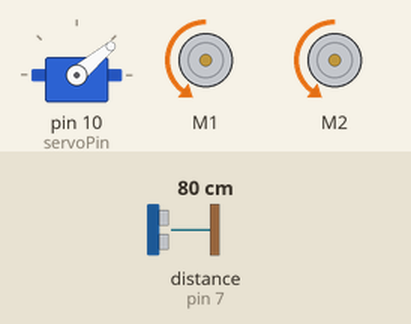
Bench run of a sketch on a simulated Arduino Uno, built with avr-gcc and run on an emulated ATmega328P. Parts: servo, 2 × DC motor (green arrow = forward, orange = backward, longer = faster). Wiring (inferred from the names in the program): ultrasonic range finder: trigger pin 9; echo pin 7. The test bench sets the inputs (shaded band); at power-on: distance to the obstacle (sensor on pin 7) 80 cm. The echo pulse lasts 58.3 µs per cm; what the sketch prints to the serial monitor is not drawn.

Above: at 2.2 s.
2.3 s: distance to the obstacle (sensor on pin 7) set to 39 cm
3.8 s: distance to the obstacle (sensor on pin 7) set to 31 cm
At 4.7 s:
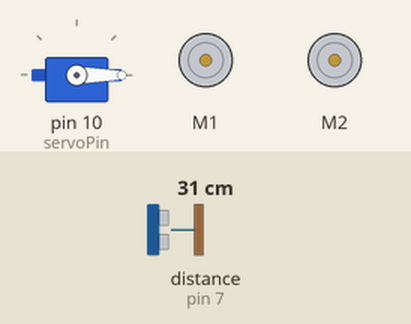
At 6.1 s:
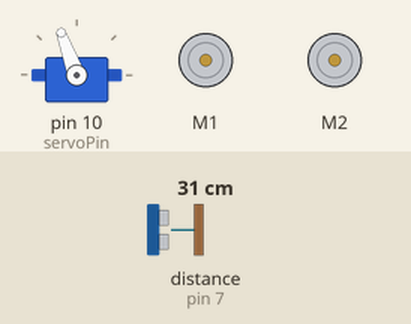
6.8 s: distance to the obstacle (sensor on pin 7) set to 2 cm
At 9.5 s:
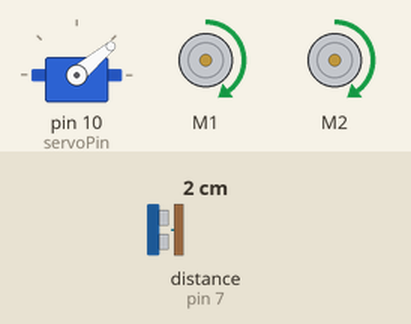
9.8 s: distance to the obstacle (sensor on pin 7) set to 35 cm
12.8 s: distance to the obstacle (sensor on pin 7) set to 4 cm
Timing chart, 0 to 16.8 s (numbered marks = the images above; inputs shaded):
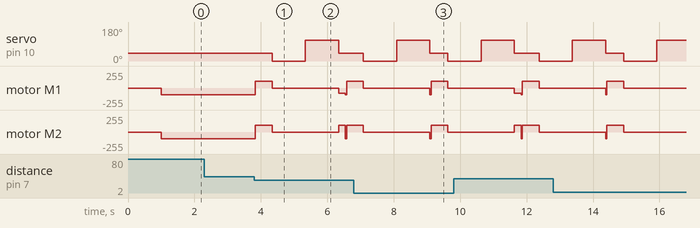

The sketch:

object_avoiding_car.ino
```cpp
/*  object avoiding car
    created by kavindu handapangoda
    2019:03:04

*/

  // including servo motor
#include <Servo.h>
Servo servo1;
int servoPin = 10;

  // including wheel motors
#include <AFMotor.h>
AF_DCMotor motor1(1, MOTOR12_64KHZ);
AF_DCMotor motor2(2, MOTOR12_64KHZ);

   // define pins to ultrasound sensor
#define trig  9
#define echo  7


void setup() {
    // define pins as input and output
 pinMode(trig, OUTPUT);
 pinMode(echo, INPUT);

   // stating data transmission
 Serial.begin(9600);

  // attaching servo to a pin
  servo1.attach(servoPin);
  servo1.write(40);
  delay(1000);

}

void loop() {

      forward();                  // car is running forward

                                 // checking barriers
     delay(40);
    digitalWrite(trig, LOW);
    delayMicroseconds(2);
    digitalWrite(trig, HIGH);
    delayMicroseconds(10);
    digitalWrite(trig, LOW);
    long t=pulseIn(echo, HIGH);
    long cm = (t/2)/29.1;                                   //display distance at serial moniter
    Serial.print(cm);

    if (cm > 35){                        // checking distances
      forward();                         // if the distance is large than 35 allow car to run forward
      Serial.println ("forward");
        }

     if (cm < 35){
      backward();                        // if the distance is lower than 35, run backward and stop the car
      delay(500);
      Serial.println ("block");
      st();

                                          //getting right distance
      servo1.write(0);
      delay(1000);
     digitalWrite(trig, LOW);
    delayMicroseconds(2);
    digitalWrite(trig, HIGH);
    delayMicroseconds(10);
    digitalWrite(trig, LOW);
    long t1=pulseIn(echo, HIGH);
    long cm1 = (t1/2)/29.1;
    Serial.print(cm1);
    Serial.println("right cm ");

                                           //grtting left distance
      servo1.write(110);
      delay(1000);
    digitalWrite(trig, LOW);
    delayMicroseconds(2);
    digitalWrite(trig, HIGH);
    delayMicroseconds(10);
    digitalWrite(trig, LOW);
    long l=pulseIn(echo, HIGH);
    long cm3 = (l/2)/29.1;
    Serial.print(cm3);
    Serial.println("left cm ");

      servo1.write(40);

      if (cm1 > 20 ){                     // checking right distance
         Tright();
         Serial.println("Tright");
                                           //turning car right
      }
      else if(cm3 > 20){
        Tleft();                         // checking left distance
        Serial.println("Tleft");
                                         //turning car right
        }
              }
                     }

 //----------------------------------------car moving functions----------------------------------------

void backward(){
motor1.setSpeed(100);
motor2.setSpeed(100);

 motor1.run(FORWARD);
 motor2.run(FORWARD);
   }

  void forward(){
motor1.setSpeed(100);
motor2.setSpeed(100);

 motor1.run(BACKWARD);
 motor2.run(BACKWARD);
   }

void Tleft(){
  motor1.setSpeed(100);
  motor2.setSpeed(80);

  motor1.run(FORWARD);
  motor2.run(BACKWARD);
  delay(200);
   }

  void Tright(){
  motor1.setSpeed(80);
  motor2.setSpeed(100);

  motor1.run(BACKWARD);
  motor2.run(FORWARD);
  delay(200);
     }

  void st(){
  motor1.setSpeed(00);
  motor2.setSpeed(00);
    }
```

Measured:
- the behaviour switches between 36 and 35 cm on distance to the obstacle (sensor on pin 7) (found by bisection; images 0 and 1)
- after the input at 2.3 s, every drawn part: stays the same
- after the input at 3.8 s, servo on pin 10 (servoPin): 40° → 0° after 0.54 s, → 110° 1.0 s later, → 40° 1.0 s later; motor M1: backward 100/255 → forward 100/255 at once, → stopped 0.50 s later, → backward 80/255 2.0 s later, → forward 100/255 0.20 s later
